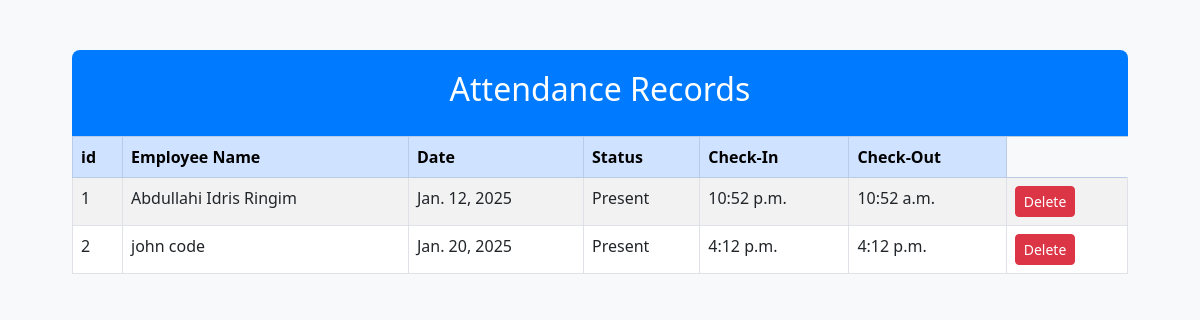
The app's page /adminattendance/, older data.
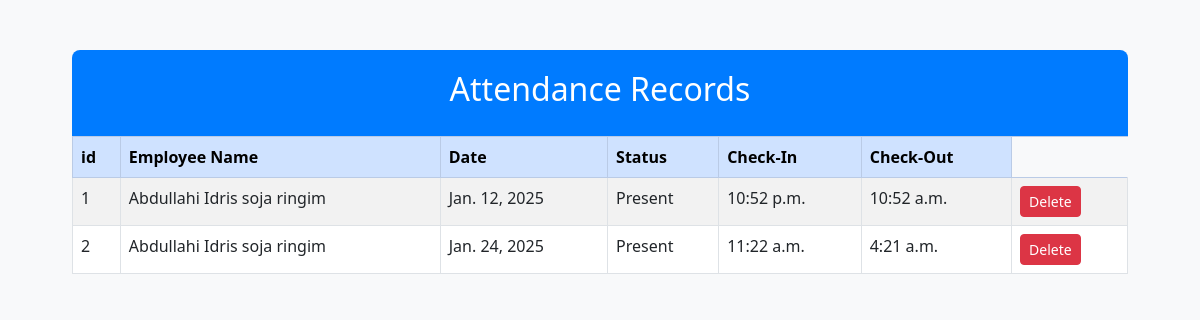
The same page, newer data.
### employees/models.py (models this page shows)
class Attendance(models.Model):
    employee = models.ForeignKey(Employee, on_delete=models.CASCADE)
    date = models.DateField(auto_now_add=True)
    status = models.CharField(max_length=10, choices=[
        ('Present', 'Present'),
        ('Absent', 'Absent'),
        ('Late', 'Late')
    ])
    check_in = models.TimeField(null=True, blank=True)
    check_out = models.TimeField(null=True, blank=True)

class Employee(models.Model):
    user = models.OneToOneField(User, on_delete=models.CASCADE, null=True, blank=True)
    first_name = models.CharField(max_length=25)
    last_name = models.CharField(max_length=25)
    email = models.EmailField(max_length=355, unique=True)
    phone_number = models.CharField(max_length=25, null=True, blank=True)
    country = models.CharField(max_length=40)
    username = models.CharField(max_length=25, unique=True)
    password = models.CharField(max_length=128)
    confirm_password = models.CharField(max_length=128, null=True, blank=True)
    hire_date = models.DateField(auto_now_add=True)
    profile_picture = models.ImageField(upload_to='employees/', null=True, blank=True)
    reset_token = models.UUIDField(default=uuid.uuid4, unique=True, null=True, blank=True)

### employees/views.py (the view)
# urls.py: path('adminattendance/', views.adminattendance, name='adminattendance'),
def adminattendance(request):
    attendance = Attendance.objects.all()
    return render(request, 'employees/adminattendance.html', { 'attendance': attendance })

### employees/templates/employees/adminattendance.html (shortened to what this page needs)
<!DOCTYPE html>
<html lang="en">
<head>
    <link href="https://cdn.jsdelivr.net/npm/bootstrap@5.3.0-alpha3/dist/css/bootstrap.min.css" rel="stylesheet">
</head>
<body>
<div class="container table-container">
    <div class="table-header">
        <h2>Attendance Records</h2>
    </div>
    <table class="table table-bordered table-striped table-hover">
        <thead class="table-primary">
            <tr>
                <th>id</th>
                <th>Employee Name</th>
                <th>Date</th>
                <th>Status</th>
                <th>Check-In</th>
                <th>Check-Out</th>
            </tr>
        </thead>
        <tbody>
            {% for attendance in attendance %}
            <tr>
                <td>{{ forloop.counter }}</td>
                <td>{{ attendance.employee.first_name }} {{ attendance.employee.last_name }}</td>
                <td>{{ attendance.date }}</td>
                <td>{{ attendance.status }}</td>
                <td>{{ attendance.check_in|default:"N/A" }}</td>
                <td>{{ attendance.check_out|default:"N/A" }}</td>
                <td>
                    <a href="{% url 'delete_attendance' attendance.id %}" class="btn btn-danger btn-sm">Delete</a>
                </td>
            </tr>
            {% empty %}
            <tr>
                <td colspan="6" class="text-center">No attendance records found.</td>
            </tr>
            {% endfor %}
        </tbody>
    </table>
</div>
</body>
</html>

Row changes from the older to the newer data that the page shows:
removed Attendance: employee.first_name "john", employee.last_name "code", date "Jan. 20, 2025", status "Present", check_in "4:12 p.m.", check_out "4:12 p.m."
changed through a linked row, Attendance "Jan. 12, 2025": employee.last_name "Idris Ringim" → "Idris soja ringim"
added Attendance: employee.first_name "Abdullahi", employee.last_name "Idris soja ringim", date "Jan. 24, 2025", status "Present", check_in "11:22 a.m.", check_out "4:21 a.m."
